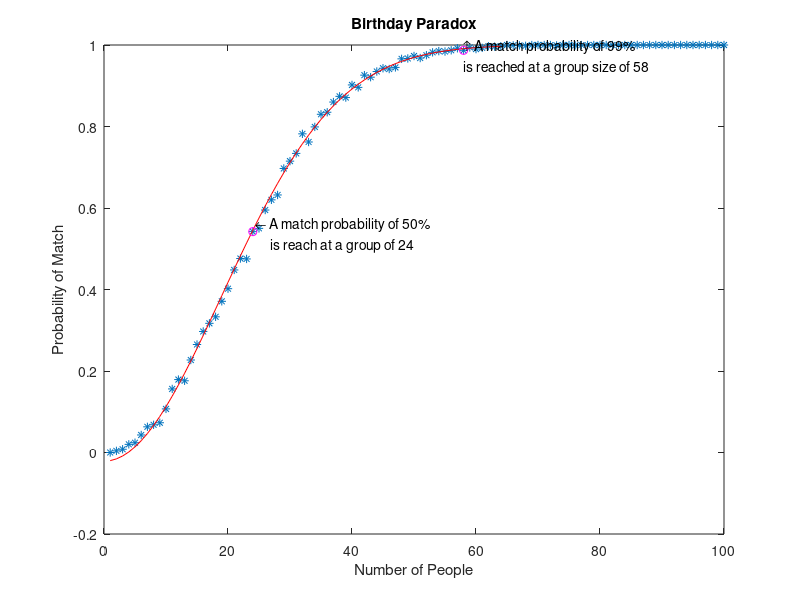

The MATLAB script that drew this image:
%% Birthday Prob
clc;
clear;
%% variables
numPeople = 100;
numSims = 1000;
%% script
matchArray = zeros(1,numPeople);
for i = 1:1:numPeople
    for j = 1:1:numSims       
        birthdays = randi(365,1,i);
        if (length(birthdays) ~= length(unique(birthdays)))
            matchArray(1,i) = matchArray(1,i) + 1;
            
        end
    end
end

probability = (matchArray/numSims);

x = 1:1:numPeople;

%% Curve
figure(1)
plot(x,probability, '*')
xlabel('Number of People')
ylabel('Probability of Match')
title('Birthday Paradox')
hold on

f_lim = find(probability == 1);
x = [1:1:f_lim(1)-1];
f = probability(1 : f_lim(1)-1);

f_scaled = log(abs(f-1));

coeffs = polyfit((x.^2), f_scaled, 1);

t = 1 - exp(coeffs(2))*exp(coeffs(1)*x.^2);

plot (x, t, 'r')

b = probability>=.50;
g50 = (length(probability))-length(probability(b))+1;
c = probability>=.99;
g99 = (length(probability))-length(probability(c))+1;

txt50 = [sprintf('\n \\leftarrow A match probability of 50%%\n      is reach at a group of %1.0f',g50)];
text(g50,probability(g50), txt50)
plot(g50,probability(g50), 'mo')

txt99 = [sprintf('\n\n\\uparrow A match probability of 99%%\nis reached at a group size of %1.0f' , g99)];
plot(g99,probability(g99), 'mo')
text(g99,probability(g99), txt99)


hold off



